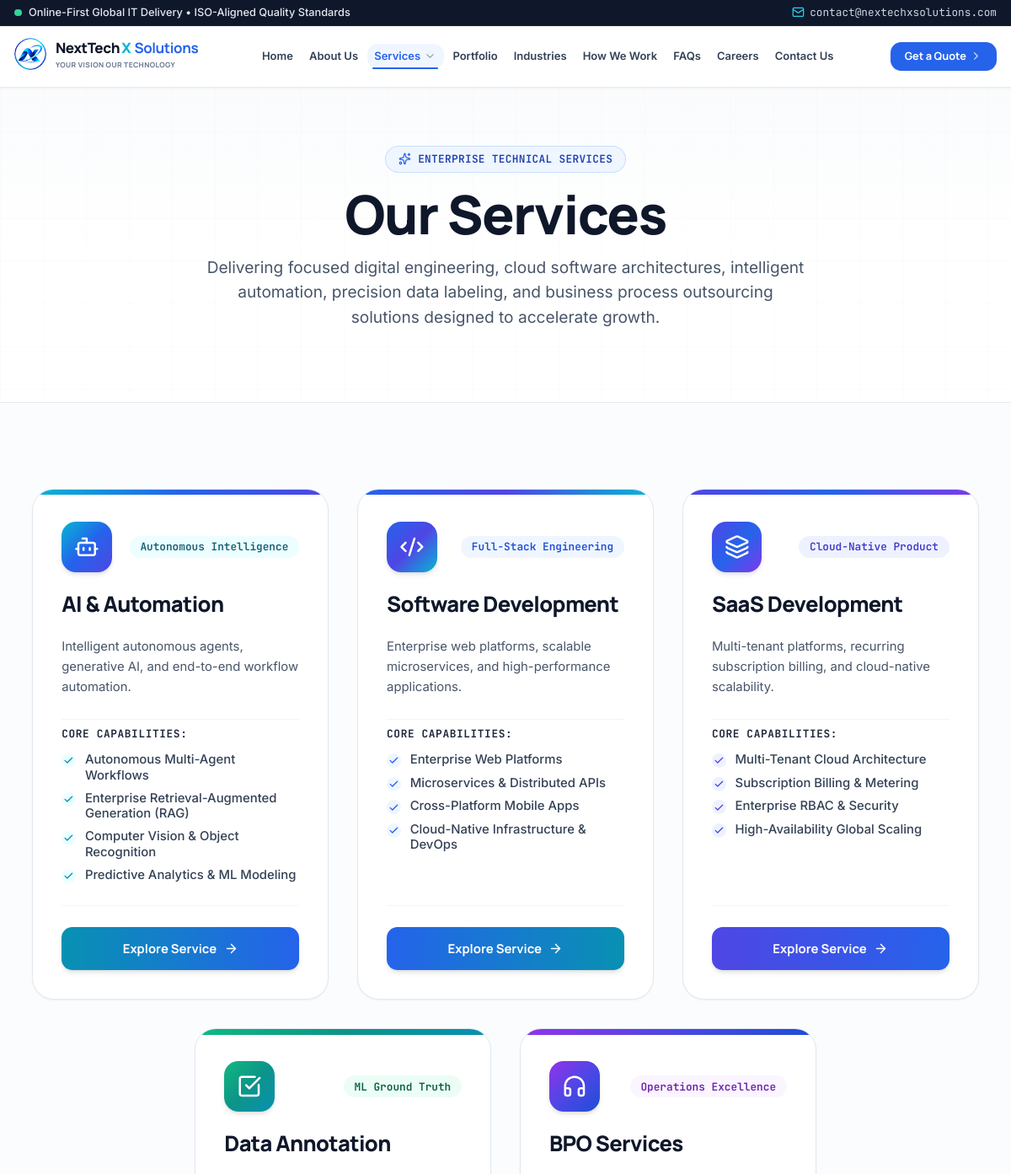
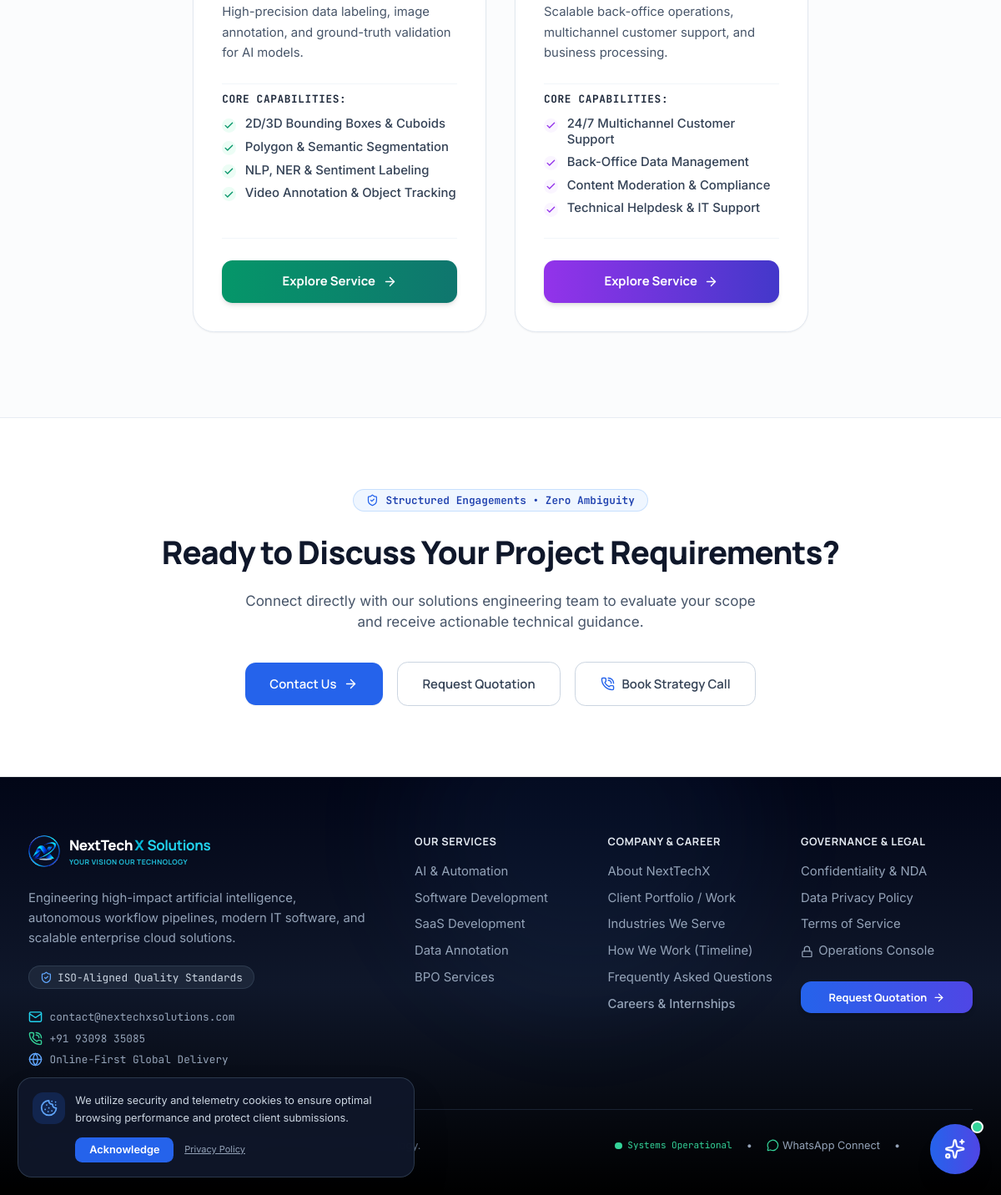
/php/services.php, run on the app's committed database (2 pictures, top to bottom).
### tables this page shows
CREATE TABLE cms_site_settings (
            id INTEGER PRIMARY KEY AUTOINCREMENT,
            setting_key TEXT UNIQUE NOT NULL,
            setting_value TEXT NOT NULL,
            setting_group TEXT DEFAULT 'general',
            updated_at TEXT DEFAULT CURRENT_TIMESTAMP
        );

CREATE TABLE cms_services (
        id INTEGER PRIMARY KEY AUTOINCREMENT,
        slug TEXT UNIQUE NOT NULL,
        title TEXT NOT NULL,
        short_desc TEXT,
        badge TEXT,
        icon TEXT,
        color TEXT,
        sort_order INTEGER DEFAULT 0,
        is_active INTEGER DEFAULT 1,
        content_json TEXT,
        created_at DATETIME DEFAULT CURRENT_TIMESTAMP,
        updated_at DATETIME DEFAULT CURRENT_TIMESTAMP
    );

### php/services.php (the view, shortened to what the rows shown need)
<?php
require_once __DIR__ . '/includes/cms.php';
require_once __DIR__ . '/includes/header.php';
$services_list = cms_get_services(true);
function get_service_card_style($color) {
    switch ($color) {
        case 'cyan':
            return [
                'bar' => 'from-cyan-500 via-blue-600 to-indigo-600',
                'icon_bg' => 'from-cyan-500 via-blue-600 to-indigo-600',
                'badge' => 'bg-cyan-50 text-cyan-800 border-cyan-200',
                'btn' => 'from-cyan-600 to-blue-600',
                'check' => 'text-cyan-600 bg-cyan-50'
            ];
        case 'indigo':
            return [
                'bar' => 'from-indigo-600 via-blue-600 to-violet-600',
                'icon_bg' => 'from-indigo-600 via-blue-600 to-violet-600',
                'badge' => 'bg-indigo-50 text-indigo-700 border-indigo-200',
                'btn' => 'from-indigo-600 to-blue-600',
                'check' => 'text-indigo-600 bg-indigo-50'
            ];
        case 'emerald':
            return [
                'bar' => 'from-emerald-500 via-teal-600 to-cyan-600',
                'icon_bg' => 'from-emerald-500 via-teal-600 to-cyan-600',
                'badge' => 'bg-emerald-50 text-emerald-800 border-emerald-200',
                'btn' => 'from-emerald-600 to-teal-700',
                'check' => 'text-emerald-600 bg-emerald-50'
            ];
        case 'purple':
            return [
                'bar' => 'from-purple-600 via-indigo-600 to-blue-700',
                'icon_bg' => 'from-purple-600 via-indigo-600 to-blue-700',
                'badge' => 'bg-purple-50 text-purple-800 border-purple-200',
                'btn' => 'from-purple-600 to-indigo-700',
                'check' => 'text-purple-600 bg-purple-50'
            ];
        case 'blue':
        default:
            return [
                'bar' => 'from-blue-600 via-indigo-600 to-cyan-500',
                'icon_bg' => 'from-blue-600 via-indigo-600 to-cyan-500',
                'badge' => 'bg-blue-50 text-blue-700 border-blue-200',
                'btn' => 'from-blue-600 to-cyan-600',
                'check' => 'text-blue-600 bg-blue-50'
            ];
    }
}
?>
<section class="relative pt-12 pb-16 lg:pt-16 lg:pb-20 bg-gradient-to-b from-slate-50/70 via-white to-white border-b border-slate-200/80 overflow-hidden">
    <div class="max-w-4xl mx-auto px-4 sm:px-6 lg:px-8 text-center relative z-10 space-y-4">
        <h1 class="text-4xl sm:text-5xl lg:text-6xl font-black text-slate-900 tracking-tight leading-tight font-heading">
            Our Services
        </h1>
    </div>
</section>
<section class="py-16 lg:py-24 bg-slate-50/60">
    <div class="max-w-7xl mx-auto px-4 sm:px-6 lg:px-8">
        <div class="flex flex-wrap justify-center gap-8 items-stretch">
            <?php foreach ($services_list as $srv):
                $content = $srv['content'] ?? [];
                $style = get_service_card_style($srv['color'] ?? 'blue');
                $offerings = $content['offerings'] ?? [];
            ?>
                <div class="w-full md:w-[calc(50%-1rem)] lg:w-[calc(33.333%-1.5rem)] flex">
                    <a href="<?= htmlspecialchars($srv['slug']) ?>.php" class="w-full bg-white rounded-3xl border border-slate-200 shadow-sm hover:shadow-xl hover:-translate-y-2 transition-all duration-300 p-7 sm:p-8 flex flex-col justify-between text-left group cursor-pointer relative overflow-hidden">
                        <div class="absolute top-0 left-0 right-0 h-1.5 bg-gradient-to-r <?= $style['bar'] ?>"></div>
                        <div class="space-y-5">
                            <div class="flex items-center justify-between gap-4 pt-1">
                                <div class="w-14 h-14 rounded-2xl bg-gradient-to-br <?= $style['icon_bg'] ?> text-white flex items-center justify-center shrink-0 shadow-md group-hover:scale-105 transition-transform duration-300">
                                    <i data-lucide="<?= htmlspecialchars($srv['icon'] ?? 'layers') ?>" class="w-7 h-7 stroke-[2]"></i>
                                </div>
                                <span class="inline-flex items-center px-3 py-1 rounded-full text-xs font-semibold font-mono <?= $style['badge'] ?>">
                                    <?= htmlspecialchars($srv['badge'] ?? 'Enterprise Practice') ?>
                                </span>
                            </div>
                            <h2 class="text-2xl font-extrabold text-slate-900 tracking-tight font-heading group-hover:text-blue-600 transition-colors">
                                <?= htmlspecialchars($srv['title']) ?>
                            </h2>
                            <p class="text-slate-600 text-sm leading-relaxed min-h-[4.5rem]">
                                <?= htmlspecialchars($srv['short_desc'] ?? '') ?>
                            </p>
                            <?php if (!empty($offerings)): ?>
                            <div class="pt-2 border-t border-slate-100">
                                <h3 class="text-xs font-bold text-slate-800 uppercase tracking-wider font-mono mb-3">
                                    Core Capabilities:
                                </h3>
                                <ul class="space-y-2">
                                    <?php foreach (array_slice($offerings, 0, 4) as $off): ?>
                                        <li class="flex items-start gap-2.5 text-xs sm:text-sm text-slate-700">
                                            <div class="w-4 h-4 rounded-full <?= $style['check'] ?> flex items-center justify-center shrink-0 mt-0.5">
                                                <i data-lucide="check" class="w-3 h-3 stroke-[2.5]"></i>
                                            </div>
                                            <span class="leading-tight font-medium"><?= htmlspecialchars($off['title'] ?? '') ?></span>
                                        </li>
                                    <?php endforeach; ?>
                                </ul>
                            </div>
                            <?php endif; ?>
                        </div>
                        <div class="pt-6 mt-6 border-t border-slate-100">
                            <div class="w-full py-3.5 px-5 rounded-xl bg-gradient-to-r <?= $style['btn'] ?> text-white font-bold text-xs sm:text-sm text-center shadow-md transition-all font-heading flex items-center justify-center gap-2 group-hover:shadow-lg">
                                <span>Explore Service</span>
                                <i data-lucide="arrow-right" class="w-4 h-4 group-hover:translate-x-1.5 transition-transform"></i>
                            </div>
                        </div>
                    </a>
                </div>
            <?php endforeach; ?>
        </div>
    </div>
</section>
<section class="py-16 lg:py-20 bg-white border-t border-slate-200/80">
    <div class="max-w-4xl mx-auto px-4 sm:px-6 lg:px-8 text-center space-y-6">
        <h2 class="text-2xl sm:text-3xl lg:text-4xl font-extrabold text-slate-900 font-heading tracking-tight">
            Ready to Discuss Your Project Requirements?
        </h2>
    </div>
</section>
<?php require_once __DIR__ . '/includes/footer.php'; ?>

### php/includes/header.php (shortened to what the rows shown need)
<?php
require_once __DIR__ . '/cms.php';
$cms_email = cms_get_setting('email_contact', SITE_EMAIL_CONTACT);
?>
<!DOCTYPE html>
<html lang="en" class="scroll-smooth scroll-pt-28 overflow-x-clip">
<head>
    <script src="https://cdn.tailwindcss.com"></script>
</head>
<body class="bg-white text-slate-800 antialiased selection:bg-blue-600/15 selection:text-blue-700 min-h-screen overflow-x-clip flex flex-col">
    <div class="fixed top-0 left-0 right-0 z-50 w-full">
        <?php $announcement = cms_get_global_announcement(); ?>
        <?php if (!empty($announcement['enabled'])): ?>
        <div class="w-full <?= htmlspecialchars($announcement['bg'] ?? 'bg-slate-900') ?> text-slate-300 py-1.5 px-4 text-xs border-b border-slate-800/80 transition-all duration-300">
            <div class="max-w-7xl mx-auto flex items-center justify-between">
                <div class="flex items-center gap-2">
                    <span class="inline-block w-2 h-2 rounded-full bg-emerald-400 animate-pulse"></span>
                    <?php if (!empty($announcement['link'])): ?>
                        <a href="<?= htmlspecialchars($announcement['link']) ?>" class="font-medium text-slate-200 hover:text-cyan-400 transition-colors">
                            <?= htmlspecialchars($announcement['text']) ?>
                        </a>
                    <?php else: ?>
                        <span class="font-medium text-slate-200"><?= htmlspecialchars($announcement['text']) ?></span>
                    <?php endif; ?>
                </div>
                <div class="flex items-center gap-3 sm:gap-4 text-xs font-mono">
                    <a href="mailto:<?= htmlspecialchars($cms_email) ?>" class="hover:text-cyan-400 flex items-center gap-1.5 transition-colors">
                        <i data-lucide="mail" class="w-3.5 h-3.5 text-cyan-400"></i>
                        <span><?= htmlspecialchars($cms_email) ?></span>
                    </a>
                </div>
            </div>
        </div>
        <?php endif; ?>
    </div>
    <main class="flex-grow">

### data on the page
cms_site_settings: setting_value "contact@nextechxsolutions.com"
cms_services: badge "Autonomous Intelligence", title "AI & Automation", short_desc "Intelligent autonomous agents, generative AI, and end-to-end workflow automation.", title "Autonomous Multi-Agent Workflows", title "Enterprise Retrieval-Augmented Generation (RAG)", title "Computer Vision & Object Recognition", title "Predictive Analytics & ML Modeling"
cms_services: badge "Full-Stack Engineering", title "Software Development", short_desc "Enterprise web platforms, scalable microservices, and high-performance applications.", title "Enterprise Web Platforms", title "Microservices & Distributed APIs", title "Cross-Platform Mobile Apps", title "Cloud-Native Infrastructure & DevOps"
cms_services: badge "Cloud-Native Product", title "SaaS Development", short_desc "Multi-tenant platforms, recurring subscription billing, and cloud-native scalability.", title "Multi-Tenant Cloud Architecture", title "Subscription Billing & Metering", title "Enterprise RBAC & Security", title "High-Availability Global Scaling"
cms_services: badge "ML Ground Truth", title "Data Annotation", short_desc "High-precision data labeling, image annotation, and ground-truth validation for AI models.", title "2D/3D Bounding Boxes & Cuboids", title "Polygon & Semantic Segmentation", title "NLP, NER & Sentiment Labeling", title "Video Annotation & Object Tracking"
cms_services: badge "Operations Excellence", title "BPO Services", short_desc "Scalable back-office operations, multichannel customer support, and business processing.", title "24/7 Multichannel Customer Support", title "Back-Office Data Management", title "Content Moderation & Compliance", title "Technical Helpdesk & IT Support"

### other printed values
$announcement['text'] "Online-First Global IT Delivery • ISO-Aligned Quality Standards"
SITE_TAGLINE "YOUR VISION OUR TECHNOLOGY YOUR VISION OUR TECHNOLOGY"
SITE_EMAIL_CONTACT "contact@nextechxsolutions.com"
SITE_PHONE "+91 93098 35085"
SITE_DELIVERY_MODEL "Online-First Global Delivery"
$cookie_notice['text'] "We utilize security and telemetry cookies to ensure optimal browsing performance and protect client submissions."
